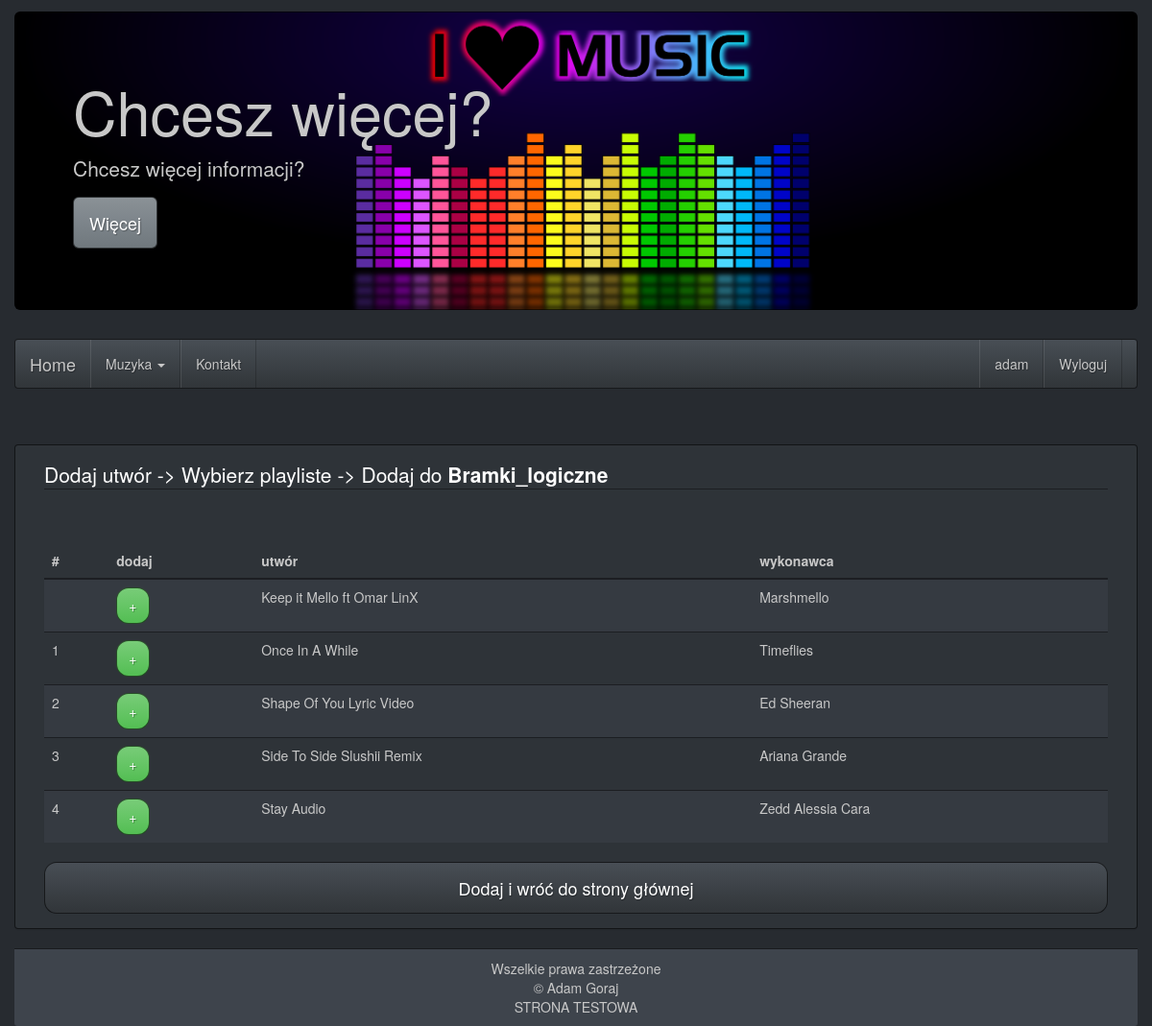
Page /?p=dodajutwor&id=3 (signed in) on the committed database.
### tables this page shows
CREATE TABLE IF NOT EXISTS `playlist` (
  `id` int(7) NOT NULL AUTO_INCREMENT,
  `name` text NOT NULL,
  `image` longblob NOT NULL,
  `id_user` int(7) NOT NULL,
  PRIMARY KEY (`id`),
  KEY `id_user` (`id_user`)
);

CREATE TABLE IF NOT EXISTS `music` (
  `id` int(7) NOT NULL AUTO_INCREMENT,
  `name` text NOT NULL,
  `author` text NOT NULL,
  `url` text NOT NULL,
  PRIMARY KEY (`id`)
);

### model/Music.php (called while the page is built, shortened)
<?php
class Music {
	public static function getAvaiableMusic($dbConnect,$idPlaylist) {
		$db = $dbConnect;
		$db->connect();
		$sql="SELECT *
			FROM music
			WHERE music.id NOT IN (
			SELECT track.id_music
			FROM track
			WHERE track.id_playlist=$idPlaylist
			);";
		$result = $db->doQuery($sql);
		return $result;
	}
}

### database/DatabaseConnect.php (called while the page is built, shortened)
<?php
class DatabaseConnect {
	private $user='u960822207_niko';
	private $password='elo123';
	private $host='mysql.hostinger.pl';
	private $base='u960822207_audio';
	private $connection;
	public function getConnection() {
		return $this->connection;
	}
	public function doQuery($sql) {
		return $this->connection->query($sql);
	}
	public function connect() {
		try {
			$this->connection= new mysqli($this->host,$this->user,$this->password,$this->base);
		} catch (Exception $e) {
		}
	}
}

### model/Playlist.php (called while the page is built, shortened)
<?php
class Playlist {
	public static function getPlaylist($dbConnect,$id) {
		$db = $dbConnect;
		$db->connect();
		$sql = "SELECT *
            FROM playlist
            WHERE id=".$id."
            AND id_user =".$_SESSION['id'].";";
		$result = $db->doQuery($sql);
		return $result;
	}
}

### views/dodaj_utwor.php (the view, shortened to what this page needs)
<?php
include_once 'model/Playlist.php';
include_once 'model/Music.php';
if(isset($_GET['id'])) {
    $idPlaylist = $_GET['id'];
    $playlist = Playlist::getPlaylist($dbConnection, $_GET['id']);
    $result = $playlist->fetch_array(MYSQLI_ASSOC);
    $music = Music::getAvaiableMusic($dbConnection,$idPlaylist);
    echo '
<div class="container panel panel-default" style="margin-top: 5%">
    <div class="panel-body">
                <legend>Dodaj utwór -> Wybierz playliste -> Dodaj do <b> ' . $result['name'] . '</b> </legend>
                     <table id="table" class="table table-striped table-hover" style="margin-top: 5%">
                        <thead>
                        <tr>
                            <th>#</th>
                            <th>dodaj</th>
                            <th>utwór</th>
                            <th>wykonawca</th>
                        </tr>
                        </thead>
                        <tbody>
                        ';
                        while($musicRes = $music->fetch_array(MYSQLI_ASSOC)) {
                            echo '
                            <tr>
                            <td>'.$i.'</td>
                            <td>';
                                echo'
                                   <button id="'.$musicRes['id'].'" class="btn btn-success"
                                        onclick=ajax_add('.$musicRes['id'].','.$idPlaylist.')
                                    style="border-radius: 13px">+</button>';
                            echo '
                            </td>
                            <td>'.$musicRes['name'].'</td>
                            <td>'.$musicRes['author'].'</td>
                        </tr >
                        ';
                            $i++;
                        }
                        echo'
                        </tbody>
                     </table>
                     <a href="?p=homepage"
                        class="btn btn-default btn-lg btn-block center-block"
                        style="border-radius: 13px">Dodaj i wróć do strony głównej</a>
    </div>
</div>';
}
?>

### public/css/style.css (style rules this page uses)
body { padding: 0; margin: 0; }
.container { width: 100%; }

### rows in the picture
playlist: name "Bramki_logiczne"
music: name "Keep it Mello ft Omar LinX", author "Marshmello"
music: name "Once In A While", author "Timeflies"
music: name "Shape Of You Lyric Video", author "Ed Sheeran"
music: name "Side To Side Slushii Remix", author "Ariana Grande"
music: name "Stay Audio", author "Zedd Alessia Cara"

### other values in the picture
$_SESSION['login'] "adam"
